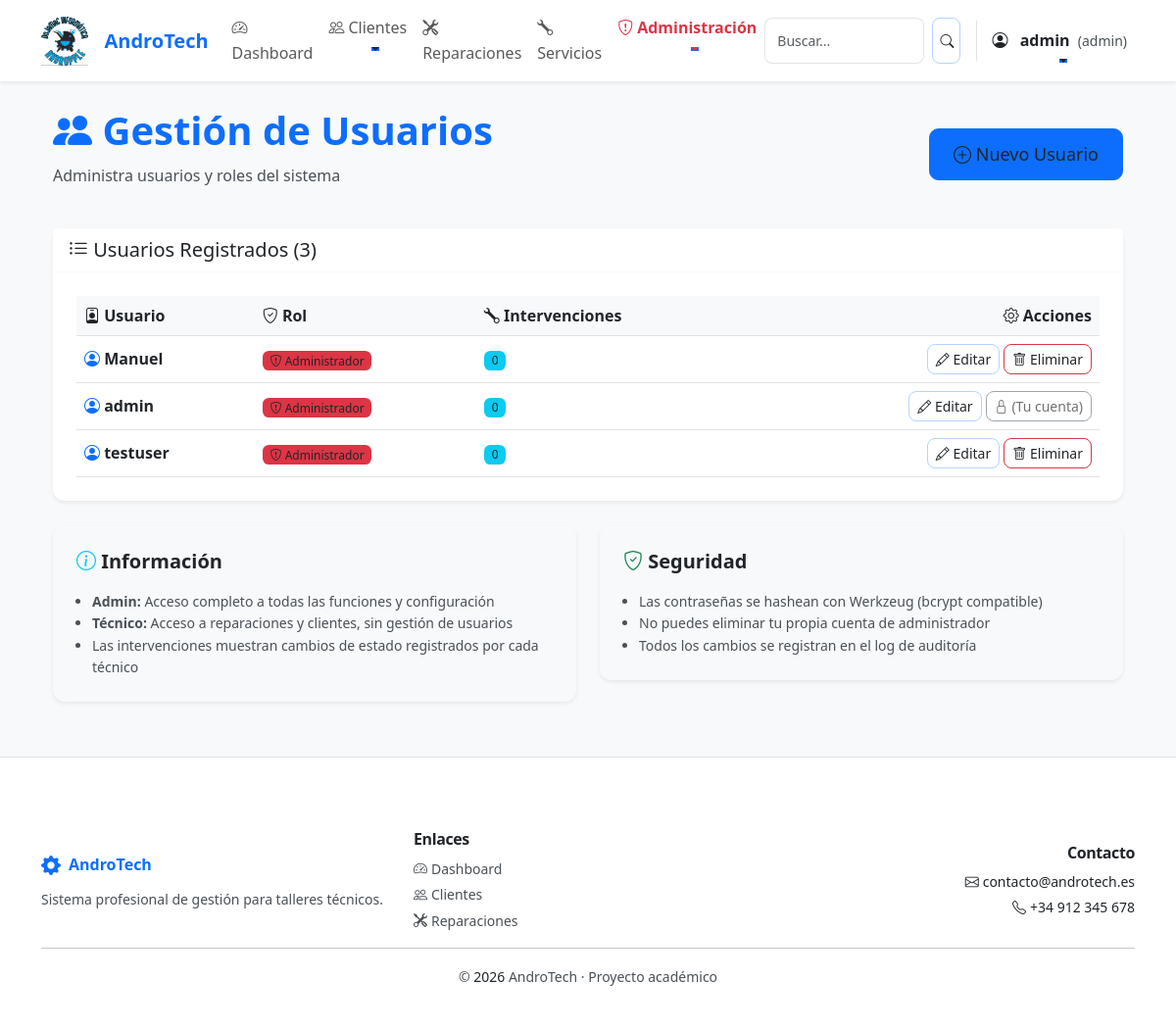
The page /admin/usuarios (signed in) on the database as committed earlier.
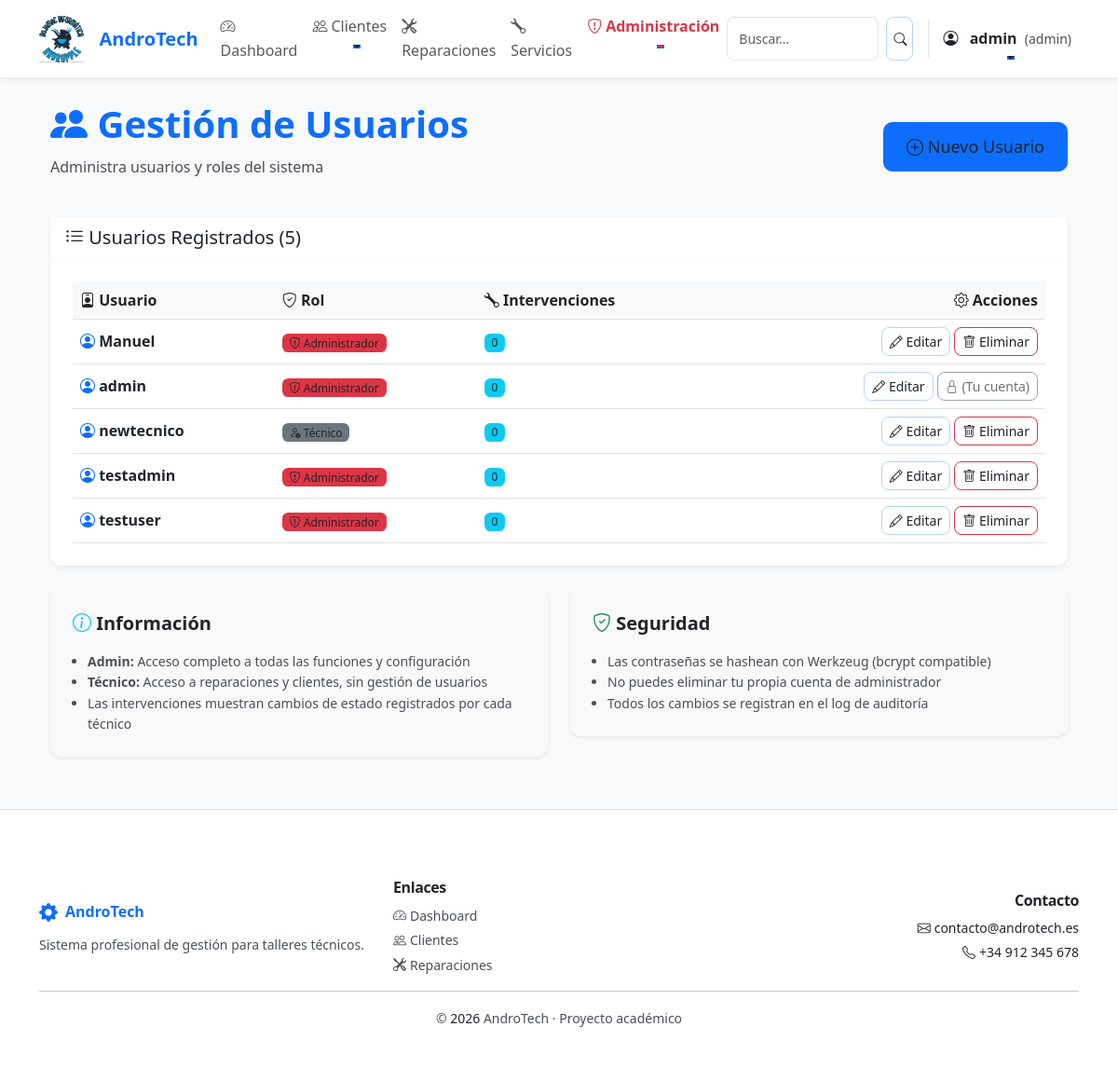
The same page on the database as committed later.
### tables this page shows
CREATE TABLE usuarios (
    id INTEGER PRIMARY KEY AUTOINCREMENT,
    usuario TEXT NOT NULL UNIQUE,
    contraseña TEXT NOT NULL,
    rol TEXT DEFAULT 'tecnico'
);

### app.py (the view)
@app.route("/admin/usuarios")
@login_required
@role_required('admin')
def admin_usuarios():
    conn = get_db()
    usuarios = conn.execute("""
        SELECT id, usuario, rol,
               (SELECT COUNT(*) FROM reparaciones_historial
                WHERE usuario = usuarios.usuario) AS intervenciones
        FROM usuarios
        ORDER BY usuario ASC
    """).fetchall()
    conn.close()
    try:
        logger.info(json.dumps({
            "event": "admin_usuarios_viewed",
            "admin": session.get('usuario'),
            "total_usuarios": len(usuarios)
        }, ensure_ascii=False))
    except Exception:
        logger.info(f"admin_usuarios_viewed by {session.get('usuario')}")
    return render_template("admin_usuarios.html", usuarios=usuarios)

### templates/admin_usuarios.html (shortened to what this page needs)
{% extends "base.html" %}
{% block content %}
<div class="container-fluid py-4">
    <div class="row mb-4">
        <div class="col-12 d-flex justify-content-between align-items-center">
            <div>
                <h1 class="display-6 fw-bold text-primary mb-2">
                    <i class="bi bi-people-fill"></i> Gestión de Usuarios
                </h1>
                <p class="text-muted">Administra usuarios y roles del sistema</p>
            </div>
            <a href="{{ url_for('nuevo_usuario') }}" class="btn btn-primary btn-lg">
                <i class="bi bi-plus-circle"></i> Nuevo Usuario
            </a>
        </div>
    </div>
    <div class="row">
        <div class="col-12">
            <div class="card border-0 shadow-sm">
                <div class="card-header bg-white border-bottom border-light">
                    <h5 class="mb-0"><i class="bi bi-list-ul"></i> Usuarios Registrados ({{ usuarios|length }})</h5>
                </div>
                <div class="card-body">
                    {% if usuarios %}
                    <div class="table-responsive">
                        <table class="table table-hover mb-0">
                            <thead class="table-light">
                                <tr>
                                    <th><i class="bi bi-person-badge"></i> Usuario</th>
                                    <th><i class="bi bi-shield-check"></i> Rol</th>
                                    <th><i class="bi bi-wrench"></i> Intervenciones</th>
                                    <th class="text-end"><i class="bi bi-gear"></i> Acciones</th>
                                </tr>
                            </thead>
                            <tbody>
                                {% for usuario in usuarios %}
                                <tr>
                                    <td>
                                        <strong>
                                            <i class="bi bi-person-circle text-primary"></i>
                                            {{ usuario.usuario }}
                                        </strong>
                                    </td>
                                    <td>
                                        {% if usuario.rol == 'admin' %}
                                            <span class="badge bg-danger">
                                                <i class="bi bi-shield-exclamation"></i>
                                                Administrador
                                            </span>
                                        {% else %}
                                            <span class="badge bg-secondary">
                                                <i class="bi bi-person-check"></i>
                                                Técnico
                                            </span>
                                        {% endif %}
                                    </td>
                                    <td>
                                        <span class="badge bg-info">{{ usuario.intervenciones or 0 }}</span>
                                    </td>
                                    <td class="text-end">
                                        <a href="{{ url_for('editar_usuario', id=usuario.id) }}"
                                           class="btn btn-sm btn-outline-primary"
                                           title="Editar usuario">
                                            <i class="bi bi-pencil"></i> Editar
                                        </a>
                                        {% if session.get('usuario') != usuario.usuario %}
                                        <a href="{{ url_for('borrar_usuario', id=usuario.id) }}"
                                           class="btn btn-sm btn-outline-danger"
                                           onclick="return confirm('¿Estás seguro de que quieres eliminar este usuario?');"
                                           title="Eliminar usuario">
                                            <i class="bi bi-trash"></i> Eliminar
                                        </a>
                                        {% else %}
                                        <button class="btn btn-sm btn-outline-secondary" disabled title="No puedes eliminarte a ti mismo">
                                            <i class="bi bi-lock"></i> (Tu cuenta)
                                        </button>
                                        {% endif %}
                                    </td>
                                </tr>
                                {% endfor %}
                            </tbody>
                        </table>
                    </div>
                    {% else %}
                    <div class="alert alert-info m-0">
                        <i class="bi bi-info-circle"></i>
                        No hay usuarios registrados. <a href="{{ url_for('nuevo_usuario') }}">Crear el primero</a>
                    </div>
                    {% endif %}
                </div>
            </div>
        </div>
    </div>
    <div class="row mt-4">
        <div class="col-lg-6">
            <div class="card border-0 shadow-sm bg-light">
                <div class="card-body">
                    <h5 class="card-title"><i class="bi bi-info-circle text-info"></i> Información</h5>
                    <ul class="mb-0 ps-3 text-muted small">
                        <li><strong>Admin:</strong> Acceso completo a todas las funciones y configuración</li>
                        <li><strong>Técnico:</strong> Acceso a reparaciones y clientes, sin gestión de usuarios</li>
                        <li>Las intervenciones muestran cambios de estado registrados por cada técnico</li>
                    </ul>
                </div>
            </div>
        </div>
        <div class="col-lg-6">
            <div class="card border-0 shadow-sm bg-light">
                <div class="card-body">
                    <h5 class="card-title"><i class="bi bi-shield-check text-success"></i> Seguridad</h5>
                    <ul class="mb-0 ps-3 text-muted small">
                        <li>Las contraseñas se hashean con Werkzeug (bcrypt compatible)</li>
                        <li>No puedes eliminar tu propia cuenta de administrador</li>
                        <li>Todos los cambios se registran en el log de auditoría</li>
                    </ul>
                </div>
            </div>
        </div>
    </div>
</div>
{% endblock %}

### templates/base.html (shortened to what this page needs)
<!DOCTYPE html>
<html lang="es">
<head>
    <link
        href="https://cdn.jsdelivr.net/npm/bootstrap@5.3.0/dist/css/bootstrap.min.css"
        rel="stylesheet">
        <link rel="stylesheet" href="{{ url_for('static', filename='css/style.css') }}">
        <link rel="stylesheet"
            href="https://cdn.jsdelivr.net/npm/bootstrap-icons@1.11.1/font/bootstrap-icons.css">
</head>
<body class="bg-light">
<nav class="navbar navbar-expand-lg navbar-light bg-white shadow-sm sticky-top">
    <div class="container">
        <a class="navbar-brand d-flex align-items-center" href="/">
            <img src="{{ url_for('static', filename='imagenes/logo.jpg') }}" alt="AndroTech" style="height: 50px; width: auto; object-fit: contain;" class="me-3">
            <span class="fw-bold text-primary fs-5">AndroTech</span>
        </a>
        <div class="collapse navbar-collapse" id="navbarContent">
            {% if session.usuario %}
                <ul class="navbar-nav me-auto">
                    <li class="nav-item">
                        <a class="nav-link {% if request.endpoint == 'dashboard' %}active fw-semibold{% endif %}"
                           href="/dashboard">
                            <i class="bi bi-speedometer2 me-1"></i>Dashboard
                        </a>
                    </li>
                    <li class="nav-item dropdown">
                        <a class="nav-link dropdown-toggle {% if request.endpoint == 'clientes' %}active fw-semibold{% endif %}"
                           href="#" id="clientesDropdown" role="button" data-bs-toggle="dropdown" aria-expanded="false">
                            <i class="bi bi-people me-1"></i>Clientes
                        </a>
                    </li>
                    <li class="nav-item">
                        <a class="nav-link {% if request.endpoint == 'reparaciones' %}active fw-semibold{% endif %}"
                           href="/reparaciones">
                            <i class="bi bi-tools me-1"></i>Reparaciones
                        </a>
                    </li>
                    <li class="nav-item">
                        <a class="nav-link {% if request.endpoint == 'servicios' %}active fw-semibold{% endif %}"
                           href="/servicios">
                            <i class="bi bi-wrench me-1"></i>Servicios
                        </a>
                    </li>
                    {% if session.rol == 'admin' %}
                    <li class="nav-item dropdown">
                        <a class="nav-link dropdown-toggle text-danger fw-semibold"
                           href="#" id="adminDropdown" role="button" data-bs-toggle="dropdown" aria-expanded="false">
                            <i class="bi bi-shield-exclamation me-1"></i>Administración
                        </a>
                    </li>
                    {% endif %}
                </ul>
                <form class="d-flex ms-auto me-3" action="/reparaciones" method="get">
                    <input class="form-control form-control-sm me-2" type="search" placeholder="Buscar..." aria-label="Buscar" name="q" value="{{ request.args.get('q','') }}">
                    <button class="btn btn-outline-primary btn-sm" type="submit"><i class="bi bi-search"></i></button>
                </form>
                <ul class="navbar-nav">
                    <li class="nav-item dropdown">
                        <a class="nav-link dropdown-toggle fw-semibold text-dark border-start ps-3"
                           href="#" id="userDropdown" role="button"
                           data-bs-toggle="dropdown" aria-expanded="false">
                            <i class="bi bi-person-circle me-2"></i>
                            {{ session.usuario }}
                            <small class="text-muted ms-1">({{ session.rol }})</small>
                        </a>
                    </li>
                </ul>
            {% endif %}
        </div>
    </div>
</nav>
<div class="container-fluid px-0">
    <div class="container">
        {% block content %}{% endblock %}
    </div>
</div>
<footer class="bg-white border-top mt-5">
    <div class="container py-4">
        <div class="row g-4 align-items-center">
            <div class="col-md-4">
                <div class="d-flex align-items-center mb-2">
                    <i class="bi bi-gear-fill text-primary me-2 fs-5"></i>
                    <span class="fw-bold text-primary fs-6">AndroTech</span>
                </div>
                <p class="text-muted small mb-0">Sistema profesional de gestión para talleres técnicos.</p>
            </div>
            <div class="col-md-4">
                <h6 class="fw-semibold mb-2 text-dark">Enlaces</h6>
                <div class="d-flex flex-column">
                    {% if session.usuario %}
                        <a href="/dashboard" class="text-decoration-none text-muted small mb-1">
                            <i class="bi bi-speedometer2 me-1"></i>Dashboard
                        </a>
                        <a href="/clientes" class="text-decoration-none text-muted small mb-1">
                            <i class="bi bi-people me-1"></i>Clientes
                        </a>
                        <a href="/reparaciones" class="text-decoration-none text-muted small">
                            <i class="bi bi-tools me-1"></i>Reparaciones
                        </a>
                    {% endif %}
                </div>
            </div>
            <div class="col-md-4 text-md-end">
                <h6 class="fw-semibold mb-2 text-dark">Contacto</h6>
                <div class="text-muted small">
                    <div class="mb-1">
                        <i class="bi bi-envelope me-1"></i>contacto@androtech.es
                    </div>
                    <div>
                        <i class="bi bi-telephone me-1"></i>+34 912 345 678
                    </div>
                </div>
            </div>
        </div>
        <hr class="my-3 opacity-25">
        <div class="text-center">
            <small class="text-muted">
                &copy; <span id="footer-year"></span> AndroTech · Proyecto académico
            </small>
        </div>
    </div>
</footer>
</body>
</html>

Rows that differ between the two databases and show on the page:
added usuarios: usuario "newtecnico", rol "tecnico" (drawn), intervenciones "0"
added usuarios: usuario "testadmin", rol "admin" (drawn), intervenciones "0"
Other text that changed with them:
{{ usuarios|length }}: "3" → "5"
